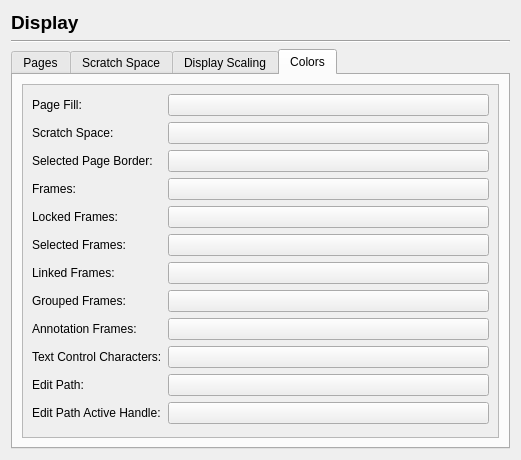
<?xml version="1.0" encoding="UTF-8"?>
<ui version="4.0">
 <class>Prefs_Display</class>
 <widget class="QWidget" name="Prefs_Display">
  <property name="geometry">
   <rect>
    <x>0</x>
    <y>0</y>
    <width>521</width>
    <height>460</height>
   </rect>
  </property>
  <property name="windowTitle">
   <string notr="true">Form</string>
  </property>
  <layout class="QVBoxLayout" name="verticalLayout_3">
   <item>
    <widget class="QLabel" name="label">
     <property name="font">
      <font>
       <pointsize>14</pointsize>
       <weight>75</weight>
       <bold>true</bold>
      </font>
     </property>
     <property name="text">
      <string>Display</string>
     </property>
    </widget>
   </item>
   <item>
    <widget class="Line" name="line">
     <property name="orientation">
      <enum>Qt::Horizontal</enum>
     </property>
    </widget>
   </item>
   <item>
    <widget class="QTabWidget" name="tabWidget">
     <property name="currentIndex">
      <number>3</number>
     </property>
     <widget class="QWidget" name="tab">
      <attribute name="title">
       <string>Pages</string>
      </attribute>
      <layout class="QVBoxLayout" name="verticalLayout_2">
       <item>
        <widget class="QCheckBox" name="showRulersCheckBox">
         <property name="text">
          <string>Show Rulers</string>
         </property>
        </widget>
       </item>
       <item>
        <widget class="QCheckBox" name="showRulersRelativeToPageCheckBox">
         <property name="text">
          <string>Show Rulers Relative to Page</string>
         </property>
        </widget>
       </item>
       <item>
        <widget class="QCheckBox" name="showFramesCheckBox">
         <property name="text">
          <string>Show Frames</string>
         </property>
        </widget>
       </item>
       <item>
        <widget class="QCheckBox" name="showImagesCheckBox">
         <property name="text">
          <string>Show Images</string>
         </property>
        </widget>
       </item>
       <item>
        <widget class="QCheckBox" name="showTextChainsCheckBox">
         <property name="text">
          <string>Show Text Chains</string>
         </property>
        </widget>
       </item>
       <item>
        <widget class="QCheckBox" name="showControlCharsCheckBox">
         <property name="text">
          <string>Show Text Control Characters</string>
         </property>
        </widget>
       </item>
       <item>
        <widget class="QCheckBox" name="showLayerIndicatorsCheckBox">
         <property name="text">
          <string>Show Layer Indicators</string>
         </property>
        </widget>
       </item>
       <item>
        <widget class="QCheckBox" name="showUnprintableAreaInMarginColorCheckBox">
         <property name="text">
          <string>Show Unprintable Area in Margin Color</string>
         </property>
        </widget>
       </item>
       <item>
        <widget class="QCheckBox" name="showBleedAreaCheckBox">
         <property name="text">
          <string>Show Bleed Area</string>
         </property>
        </widget>
       </item>
       <item>
        <widget class="QCheckBox" name="showPageShadowCheckBox">
         <property name="text">
          <string>Show Page Shadow</string>
         </property>
        </widget>
       </item>
       <item>
        <widget class="QCheckBox" name="showVerifierWarningsOnCanvasCheckBox">
         <property name="text">
          <string>Show Preflight Verifier Warnings on the Page</string>
         </property>
        </widget>
       </item>
       <item>
        <spacer name="verticalSpacer_8">
         <property name="orientation">
          <enum>Qt::Vertical</enum>
         </property>
         <property name="sizeHint" stdset="0">
          <size>
           <width>20</width>
           <height>4</height>
          </size>
         </property>
        </spacer>
       </item>
      </layout>
     </widget>
     <widget class="QWidget" name="tab_2">
      <attribute name="title">
       <string>Scratch Space</string>
      </attribute>
      <layout class="QVBoxLayout" name="verticalLayout_5">
       <item>
        <layout class="QFormLayout" name="formLayout">
         <item row="0" column="0">
          <widget class="QLabel" name="label_4">
           <property name="text">
            <string>Left:</string>
           </property>
          </widget>
         </item>
         <item row="0" column="1">
          <widget class="ScrSpinBox" name="scratchSpaceLeftSpinBox"/>
         </item>
         <item row="1" column="0">
          <widget class="QLabel" name="label_5">
           <property name="text">
            <string>Right:</string>
           </property>
          </widget>
         </item>
         <item row="1" column="1">
          <widget class="ScrSpinBox" name="scratchSpaceRightSpinBox"/>
         </item>
         <item row="2" column="0">
          <widget class="QLabel" name="label_6">
           <property name="text">
            <string>Top:</string>
           </property>
          </widget>
         </item>
         <item row="2" column="1">
          <widget class="ScrSpinBox" name="scratchSpaceTopSpinBox"/>
         </item>
         <item row="3" column="0">
          <widget class="QLabel" name="label_7">
           <property name="text">
            <string>Bottom:</string>
           </property>
          </widget>
         </item>
         <item row="3" column="1">
          <widget class="ScrSpinBox" name="scratchSpaceBottomSpinBox"/>
         </item>
        </layout>
       </item>
       <item>
        <spacer name="verticalSpacer">
         <property name="orientation">
          <enum>Qt::Vertical</enum>
         </property>
         <property name="sizeType">
          <enum>QSizePolicy::Fixed</enum>
         </property>
         <property name="sizeHint" stdset="0">
          <size>
           <width>20</width>
           <height>20</height>
          </size>
         </property>
        </spacer>
       </item>
       <item>
        <widget class="QLabel" name="label_8">
         <property name="font">
          <font>
           <weight>75</weight>
           <bold>true</bold>
          </font>
         </property>
         <property name="text">
          <string>Gaps Between Pages</string>
         </property>
        </widget>
       </item>
       <item>
        <widget class="Line" name="line_4">
         <property name="orientation">
          <enum>Qt::Horizontal</enum>
         </property>
        </widget>
       </item>
       <item>
        <layout class="QFormLayout" name="formLayout_4">
         <item row="0" column="0">
          <widget class="QLabel" name="label_11">
           <property name="text">
            <string>Horizontal:</string>
           </property>
          </widget>
         </item>
         <item row="0" column="1">
          <widget class="ScrSpinBox" name="pageGapHorizontalSpinBox"/>
         </item>
         <item row="1" column="0">
          <widget class="QLabel" name="label_12">
           <property name="text">
            <string>Vertical:</string>
           </property>
          </widget>
         </item>
         <item row="1" column="1">
          <widget class="ScrSpinBox" name="pageGapVerticalSpinBox"/>
         </item>
        </layout>
       </item>
       <item>
        <spacer name="verticalSpacer_7">
         <property name="orientation">
          <enum>Qt::Vertical</enum>
         </property>
         <property name="sizeHint" stdset="0">
          <size>
           <width>20</width>
           <height>195</height>
          </size>
         </property>
        </spacer>
       </item>
      </layout>
     </widget>
     <widget class="QWidget" name="tab_3">
      <attribute name="title">
       <string>Display Scaling</string>
      </attribute>
      <layout class="QVBoxLayout" name="verticalLayout_4">
       <item>
        <layout class="QHBoxLayout" name="horizontalLayout">
         <item>
          <widget class="QSlider" name="adjustDisplaySlider">
           <property name="minimum">
            <number>-150</number>
           </property>
           <property name="maximum">
            <number>500</number>
           </property>
           <property name="orientation">
            <enum>Qt::Horizontal</enum>
           </property>
           <property name="tickInterval">
            <number>10</number>
           </property>
          </widget>
         </item>
         <item>
          <widget class="QLabel" name="displayDPI">
           <property name="text">
            <string>Scale%</string>
           </property>
           <property name="wordWrap">
            <bool>false</bool>
           </property>
          </widget>
         </item>
         <item>
          <widget class="QToolButton" name="buttonRestoreDPI">
           <property name="toolTip">
            <string>Resets the scale to the default dpi of your display</string>
           </property>
           <property name="text">
            <string/>
           </property>
          </widget>
         </item>
        </layout>
       </item>
       <item>
        <layout class="QHBoxLayout" name="horizontalLayout_2">
         <item>
          <widget class="QLabel" name="displaySizeRuler">
           <property name="sizePolicy">
            <sizepolicy hsizetype="Expanding" vsizetype="Preferred">
             <horstretch>0</horstretch>
             <verstretch>0</verstretch>
            </sizepolicy>
           </property>
           <property name="minimumSize">
            <size>
             <width>20</width>
             <height>20</height>
            </size>
           </property>
           <property name="frameShape">
            <enum>QFrame::Box</enum>
           </property>
           <property name="frameShadow">
            <enum>QFrame::Sunken</enum>
           </property>
           <property name="wordWrap">
            <bool>false</bool>
           </property>
          </widget>
         </item>
         <item>
          <widget class="QComboBox" name="rulerUnitComboBox"/>
         </item>
        </layout>
       </item>
       <item>
        <spacer name="verticalSpacer_6">
         <property name="orientation">
          <enum>Qt::Vertical</enum>
         </property>
         <property name="sizeHint" stdset="0">
          <size>
           <width>20</width>
           <height>263</height>
          </size>
         </property>
        </spacer>
       </item>
      </layout>
     </widget>
     <widget class="QWidget" name="tab_4">
      <attribute name="title">
       <string>Colors</string>
      </attribute>
      <layout class="QVBoxLayout" name="verticalLayout">
       <item>
        <widget class="QScrollArea" name="scrollArea">
         <property name="widgetResizable">
          <bool>true</bool>
         </property>
         <widget class="QWidget" name="scrollAreaWidgetContents">
          <property name="geometry">
           <rect>
            <x>0</x>
            <y>0</y>
            <width>479</width>
            <height>357</height>
           </rect>
          </property>
          <layout class="QFormLayout" name="formLayout_2">
           <item row="0" column="0">
            <widget class="QLabel" name="label_15">
             <property name="text">
              <string>Page Fill:</string>
             </property>
            </widget>
           </item>
           <item row="0" column="1">
            <widget class="QPushButton" name="pageFillColorButton">
             <property name="text">
              <string/>
             </property>
            </widget>
           </item>
           <item row="1" column="0">
            <widget class="QLabel" name="label_2">
             <property name="text">
              <string>Scratch Space:</string>
             </property>
            </widget>
           </item>
           <item row="1" column="1">
            <widget class="QPushButton" name="scratchSpaceColorButton">
             <property name="text">
              <string/>
             </property>
            </widget>
           </item>
           <item row="2" column="0">
            <widget class="QLabel" name="label_13">
             <property name="text">
              <string>Selected Page Border:</string>
             </property>
            </widget>
           </item>
           <item row="2" column="1">
            <widget class="QPushButton" name="selectedPageBorderButton">
             <property name="text">
              <string/>
             </property>
            </widget>
           </item>
           <item row="3" column="0">
            <widget class="QLabel" name="label_14">
             <property name="text">
              <string>Frames:</string>
             </property>
            </widget>
           </item>
           <item row="3" column="1">
            <widget class="QPushButton" name="frameColorButton">
             <property name="text">
              <string/>
             </property>
            </widget>
           </item>
           <item row="4" column="0">
            <widget class="QLabel" name="label_16">
             <property name="text">
              <string>Locked Frames:</string>
             </property>
            </widget>
           </item>
           <item row="4" column="1">
            <widget class="QPushButton" name="frameLockedColorButton">
             <property name="text">
              <string/>
             </property>
            </widget>
           </item>
           <item row="5" column="0">
            <widget class="QLabel" name="label_17">
             <property name="text">
              <string>Selected Frames:</string>
             </property>
            </widget>
           </item>
           <item row="5" column="1">
            <widget class="QPushButton" name="frameSelectedColorButton">
             <property name="text">
              <string/>
             </property>
            </widget>
           </item>
           <item row="6" column="0">
            <widget class="QLabel" name="label_31">
             <property name="text">
              <string>Linked Frames:</string>
             </property>
            </widget>
           </item>
           <item row="6" column="1">
            <widget class="QPushButton" name="frameLinkedColorButton">
             <property name="text">
              <string/>
             </property>
            </widget>
           </item>
           <item row="7" column="0">
            <widget class="QLabel" name="label_30">
             <property name="text">
              <string>Grouped Frames:</string>
             </property>
            </widget>
           </item>
           <item row="7" column="1">
            <widget class="QPushButton" name="frameGroupedColorButton">
             <property name="text">
              <string/>
             </property>
            </widget>
           </item>
           <item row="8" column="0">
            <widget class="QLabel" name="label_29">
             <property name="text">
              <string>Annotation Frames:</string>
             </property>
            </widget>
           </item>
           <item row="8" column="1">
            <widget class="QPushButton" name="frameAnnotationColorButton">
             <property name="text">
              <string/>
             </property>
            </widget>
           </item>
           <item row="9" column="1">
            <widget class="QPushButton" name="textControlCharsButton">
             <property name="text">
              <string/>
             </property>
            </widget>
           </item>
           <item row="10" column="0">
            <widget class="QLabel" name="label_3">
             <property name="enabled">
              <bool>true</bool>
             </property>
             <property name="text">
              <string>Edit Path:</string>
             </property>
            </widget>
           </item>
           <item row="9" column="0">
            <widget class="QLabel" name="label_32">
             <property name="text">
              <string>Text Control Characters:</string>
             </property>
            </widget>
           </item>
           <item row="11" column="0">
            <widget class="QLabel" name="label_9">
             <property name="text">
              <string>Edit Path Active Handle:</string>
             </property>
            </widget>
           </item>
           <item row="10" column="1">
            <widget class="QPushButton" name="pathEditColorButton">
             <property name="text">
              <string/>
             </property>
            </widget>
           </item>
           <item row="11" column="1">
            <widget class="QPushButton" name="pathEditHandleColorButton">
             <property name="text">
              <string/>
             </property>
            </widget>
           </item>
          </layout>
         </widget>
        </widget>
       </item>
      </layout>
     </widget>
    </widget>
   </item>
  </layout>
 </widget>
 <customwidgets>
  <customwidget>
   <class>ScrSpinBox</class>
   <extends>QSpinBox</extends>
   <header location="global">ui/scrspinbox.h</header>
  </customwidget>
 </customwidgets>
 <resources/>
 <connections/>
</ui>
